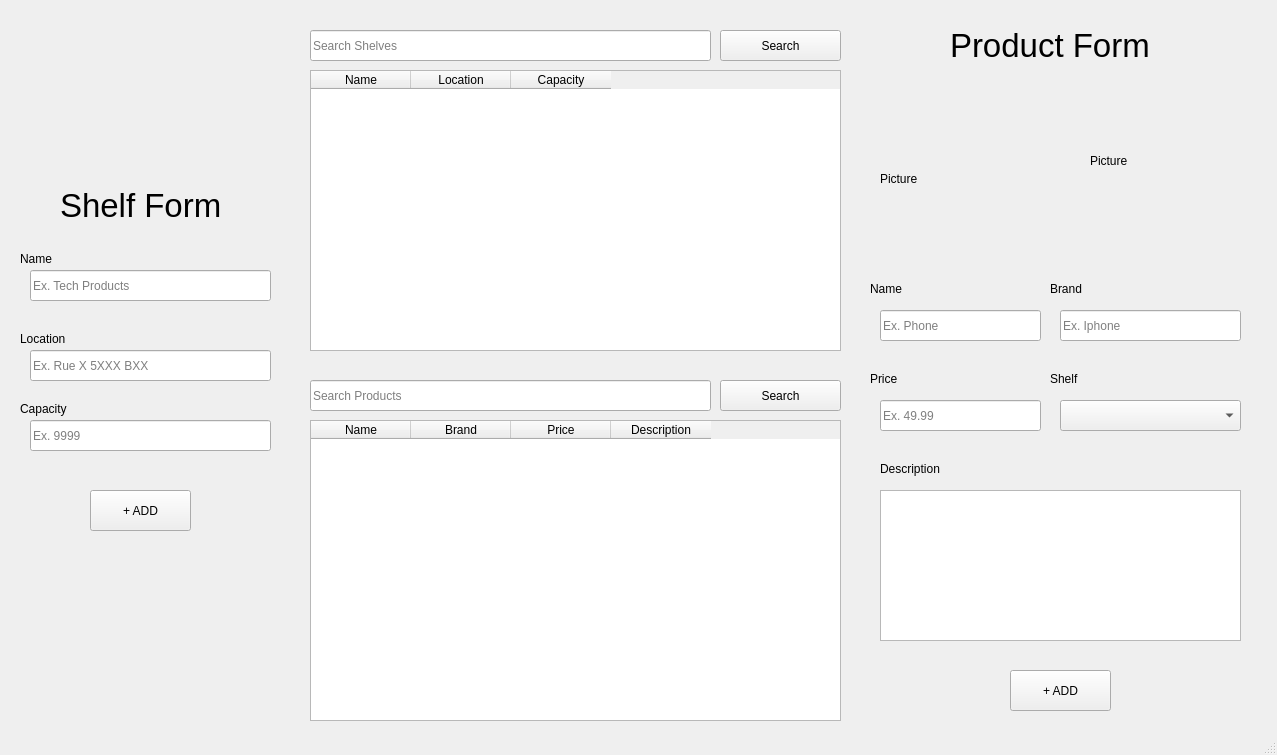
<?xml version="1.0" encoding="UTF-8"?>
<ui version="4.0">
 <class>MainWindow</class>
 <widget class="QMainWindow" name="MainWindow">
  <property name="geometry">
   <rect>
    <x>0</x>
    <y>0</y>
    <width>1277</width>
    <height>755</height>
   </rect>
  </property>
  <property name="windowTitle">
   <string>MainWindow</string>
  </property>
  <widget class="QWidget" name="centralwidget">
   <widget class="QLabel" name="label">
    <property name="geometry">
     <rect>
      <x>870</x>
      <y>280</y>
      <width>67</width>
      <height>17</height>
     </rect>
    </property>
    <property name="text">
     <string>Name</string>
    </property>
   </widget>
   <widget class="QLineEdit" name="product_name">
    <property name="geometry">
     <rect>
      <x>880</x>
      <y>310</y>
      <width>161</width>
      <height>31</height>
     </rect>
    </property>
    <property name="placeholderText">
     <string>Ex. Phone</string>
    </property>
   </widget>
   <widget class="QLabel" name="label_2">
    <property name="geometry">
     <rect>
      <x>1050</x>
      <y>280</y>
      <width>67</width>
      <height>17</height>
     </rect>
    </property>
    <property name="text">
     <string>Brand</string>
    </property>
   </widget>
   <widget class="QLineEdit" name="brand">
    <property name="geometry">
     <rect>
      <x>1060</x>
      <y>310</y>
      <width>181</width>
      <height>31</height>
     </rect>
    </property>
    <property name="placeholderText">
     <string>Ex. Iphone</string>
    </property>
   </widget>
   <widget class="QLineEdit" name="price">
    <property name="geometry">
     <rect>
      <x>880</x>
      <y>400</y>
      <width>161</width>
      <height>31</height>
     </rect>
    </property>
    <property name="text">
     <string/>
    </property>
    <property name="placeholderText">
     <string>Ex. 49.99</string>
    </property>
   </widget>
   <widget class="QLabel" name="label_3">
    <property name="geometry">
     <rect>
      <x>870</x>
      <y>370</y>
      <width>67</width>
      <height>17</height>
     </rect>
    </property>
    <property name="text">
     <string>Price</string>
    </property>
   </widget>
   <widget class="QLabel" name="label_4">
    <property name="geometry">
     <rect>
      <x>880</x>
      <y>460</y>
      <width>91</width>
      <height>17</height>
     </rect>
    </property>
    <property name="text">
     <string>Description</string>
    </property>
   </widget>
   <widget class="QPlainTextEdit" name="description">
    <property name="geometry">
     <rect>
      <x>880</x>
      <y>490</y>
      <width>361</width>
      <height>151</height>
     </rect>
    </property>
   </widget>
   <widget class="QLabel" name="label_5">
    <property name="geometry">
     <rect>
      <x>880</x>
      <y>170</y>
      <width>67</width>
      <height>17</height>
     </rect>
    </property>
    <property name="text">
     <string>Picture</string>
    </property>
   </widget>
   <widget class="QLabel" name="picture">
    <property name="geometry">
     <rect>
      <x>1090</x>
      <y>90</y>
      <width>151</width>
      <height>141</height>
     </rect>
    </property>
    <property name="text">
     <string>Picture</string>
    </property>
   </widget>
   <widget class="QPushButton" name="add_product_button">
    <property name="geometry">
     <rect>
      <x>1010</x>
      <y>670</y>
      <width>101</width>
      <height>41</height>
     </rect>
    </property>
    <property name="text">
     <string>+ ADD</string>
    </property>
   </widget>
   <widget class="QComboBox" name="comboBox">
    <property name="geometry">
     <rect>
      <x>1060</x>
      <y>400</y>
      <width>181</width>
      <height>31</height>
     </rect>
    </property>
   </widget>
   <widget class="QLabel" name="label_7">
    <property name="geometry">
     <rect>
      <x>1050</x>
      <y>370</y>
      <width>67</width>
      <height>17</height>
     </rect>
    </property>
    <property name="text">
     <string>Shelf</string>
    </property>
   </widget>
   <widget class="QTableWidget" name="shelves">
    <property name="geometry">
     <rect>
      <x>310</x>
      <y>70</y>
      <width>531</width>
      <height>281</height>
     </rect>
    </property>
    <column>
     <property name="text">
      <string>Name</string>
     </property>
    </column>
    <column>
     <property name="text">
      <string>Location</string>
     </property>
    </column>
    <column>
     <property name="text">
      <string>Capacity</string>
     </property>
    </column>
   </widget>
   <widget class="QTableWidget" name="products">
    <property name="geometry">
     <rect>
      <x>310</x>
      <y>420</y>
      <width>531</width>
      <height>301</height>
     </rect>
    </property>
    <column>
     <property name="text">
      <string>Name</string>
     </property>
    </column>
    <column>
     <property name="text">
      <string>Brand</string>
     </property>
    </column>
    <column>
     <property name="text">
      <string>Price</string>
     </property>
    </column>
    <column>
     <property name="text">
      <string>Description</string>
     </property>
    </column>
   </widget>
   <widget class="QLineEdit" name="lineEdit_4">
    <property name="geometry">
     <rect>
      <x>310</x>
      <y>30</y>
      <width>401</width>
      <height>31</height>
     </rect>
    </property>
    <property name="placeholderText">
     <string>Search Shelves</string>
    </property>
   </widget>
   <widget class="QPushButton" name="pushButton_2">
    <property name="geometry">
     <rect>
      <x>720</x>
      <y>30</y>
      <width>121</width>
      <height>31</height>
     </rect>
    </property>
    <property name="text">
     <string>Search</string>
    </property>
   </widget>
   <widget class="QLineEdit" name="lineEdit_5">
    <property name="geometry">
     <rect>
      <x>310</x>
      <y>380</y>
      <width>401</width>
      <height>31</height>
     </rect>
    </property>
    <property name="placeholderText">
     <string>Search Products</string>
    </property>
   </widget>
   <widget class="QPushButton" name="pushButton_3">
    <property name="geometry">
     <rect>
      <x>720</x>
      <y>380</y>
      <width>121</width>
      <height>31</height>
     </rect>
    </property>
    <property name="text">
     <string>Search</string>
    </property>
   </widget>
   <widget class="QLabel" name="label_6">
    <property name="geometry">
     <rect>
      <x>20</x>
      <y>250</y>
      <width>67</width>
      <height>17</height>
     </rect>
    </property>
    <property name="text">
     <string>Name</string>
    </property>
   </widget>
   <widget class="QLineEdit" name="shelf_name">
    <property name="geometry">
     <rect>
      <x>30</x>
      <y>270</y>
      <width>241</width>
      <height>31</height>
     </rect>
    </property>
    <property name="placeholderText">
     <string>Ex. Tech Products</string>
    </property>
   </widget>
   <widget class="QLabel" name="label_8">
    <property name="geometry">
     <rect>
      <x>950</x>
      <y>20</y>
      <width>231</width>
      <height>51</height>
     </rect>
    </property>
    <property name="font">
     <font>
      <pointsize>25</pointsize>
     </font>
    </property>
    <property name="text">
     <string>Product Form</string>
    </property>
   </widget>
   <widget class="QLabel" name="label_9">
    <property name="geometry">
     <rect>
      <x>60</x>
      <y>180</y>
      <width>171</width>
      <height>51</height>
     </rect>
    </property>
    <property name="font">
     <font>
      <pointsize>25</pointsize>
     </font>
    </property>
    <property name="text">
     <string>Shelf Form</string>
    </property>
   </widget>
   <widget class="QLineEdit" name="location">
    <property name="geometry">
     <rect>
      <x>30</x>
      <y>350</y>
      <width>241</width>
      <height>31</height>
     </rect>
    </property>
    <property name="placeholderText">
     <string>Ex. Rue X 5XXX BXX</string>
    </property>
   </widget>
   <widget class="QLabel" name="label_10">
    <property name="geometry">
     <rect>
      <x>20</x>
      <y>330</y>
      <width>67</width>
      <height>17</height>
     </rect>
    </property>
    <property name="text">
     <string>Location</string>
    </property>
   </widget>
   <widget class="QLineEdit" name="capacity">
    <property name="geometry">
     <rect>
      <x>30</x>
      <y>420</y>
      <width>241</width>
      <height>31</height>
     </rect>
    </property>
    <property name="text">
     <string/>
    </property>
    <property name="placeholderText">
     <string>Ex. 9999</string>
    </property>
   </widget>
   <widget class="QLabel" name="label_11">
    <property name="geometry">
     <rect>
      <x>20</x>
      <y>400</y>
      <width>67</width>
      <height>17</height>
     </rect>
    </property>
    <property name="text">
     <string>Capacity</string>
    </property>
   </widget>
   <widget class="QPushButton" name="add_shelf_button">
    <property name="geometry">
     <rect>
      <x>90</x>
      <y>490</y>
      <width>101</width>
      <height>41</height>
     </rect>
    </property>
    <property name="text">
     <string>+ ADD</string>
    </property>
   </widget>
  </widget>
  <widget class="QStatusBar" name="statusbar"/>
 </widget>
 <resources/>
 <connections/>
</ui>
